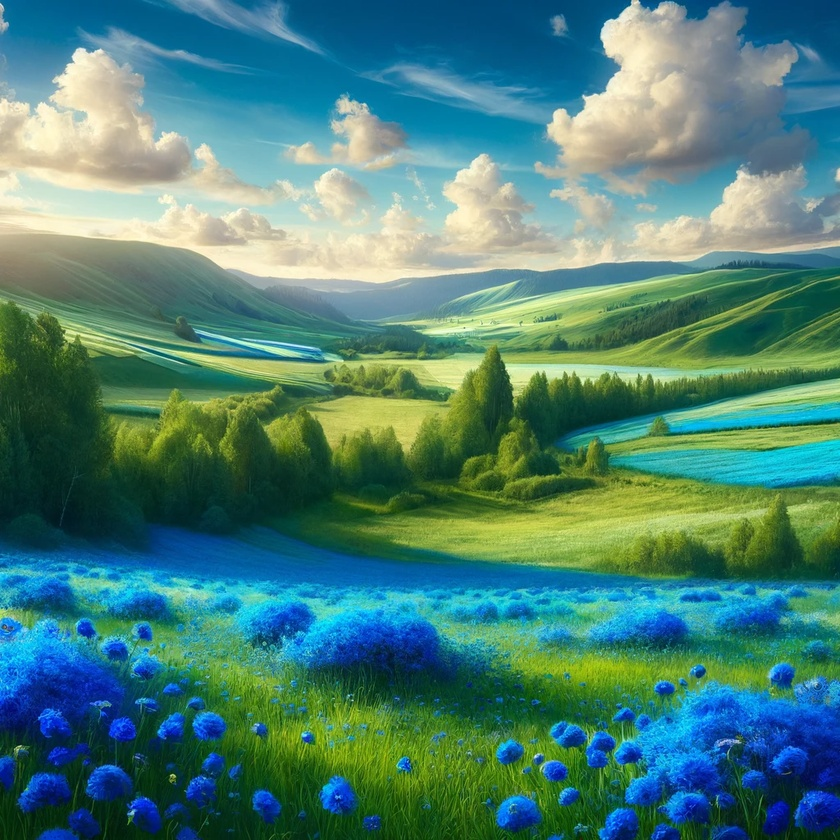
#> input picture project - 01/test_image.jpg, 840 x 840 px, shrunk from 1024 x 1024 before the run
$ python color_detection.py
#> lines starting #> are read from the running program, lines starting #| are printed output that depends on the picture; after the words box and inside, x2 and y2 are one past the last pixel; in counts of white or black regions, pixels touching at a corner belong together
import cv2
import numpy as np

# Görüntüyü yükle
image = cv2.imread('test_image.jpg')  # 'images/test_image.jpg' konumundaki dosyayı açar
#> image is the input picture: shape (840, 840, 3); mean B, G, R 118.5, 128.9, 76.2

# RGB'den HSV'ye dönüştür
hsv_image = cv2.cvtColor(image, cv2.COLOR_BGR2HSV)
#> hsv_image: shape (840, 840, 3); mean H, S, V 72.7, 159.5, 147.2

# Mavi renk aralığı tanımla
lower_blue = np.array([100, 150, 50])
upper_blue = np.array([140, 255, 255])

# Belirlenen renk aralığında maske oluştur
mask = cv2.inRange(hsv_image, lower_blue, upper_blue)
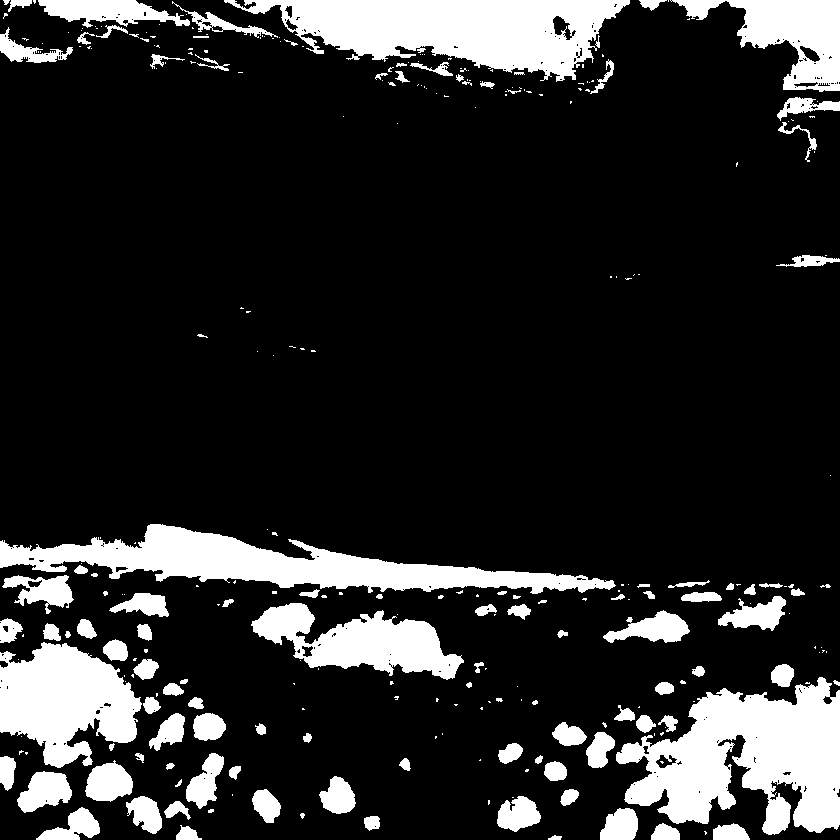
#> mask: shape (840, 840); 16.6% white; 291 white regions (177 under 20 px), largest, box (x1, y1, x2, y2) and area: (616, 677, 840, 835) 20902, (224, 0, 630, 82) 18531, (0, 524, 616, 594) 16645

# Maskeyi orijinal görüntü ile birleştir
result = cv2.bitwise_and(image, image, mask=mask)
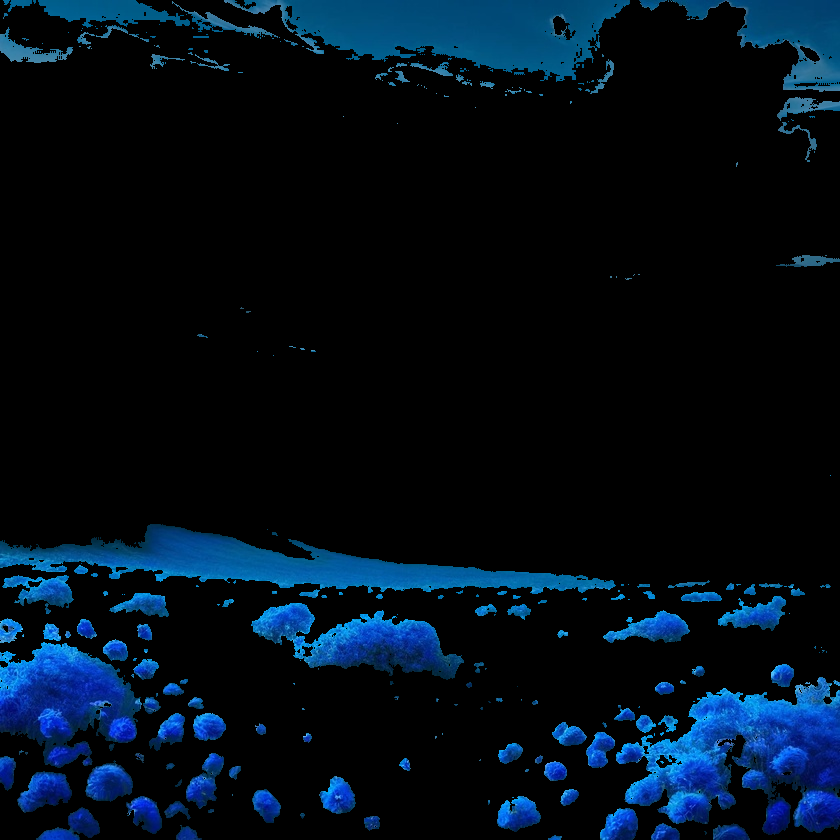
#> result: shape (840, 840, 3); mean B, G, R 25.5, 13.6, 1.5

# Sonuçları göster
cv2.imshow('Original Image', image)
cv2.imshow('Mask', mask)
cv2.imshow('Detected Blue Color', result)

cv2.waitKey(0)
cv2.destroyAllWindows()

$ run again, with project - 01/img1.png saved as project - 01/test_image.jpg
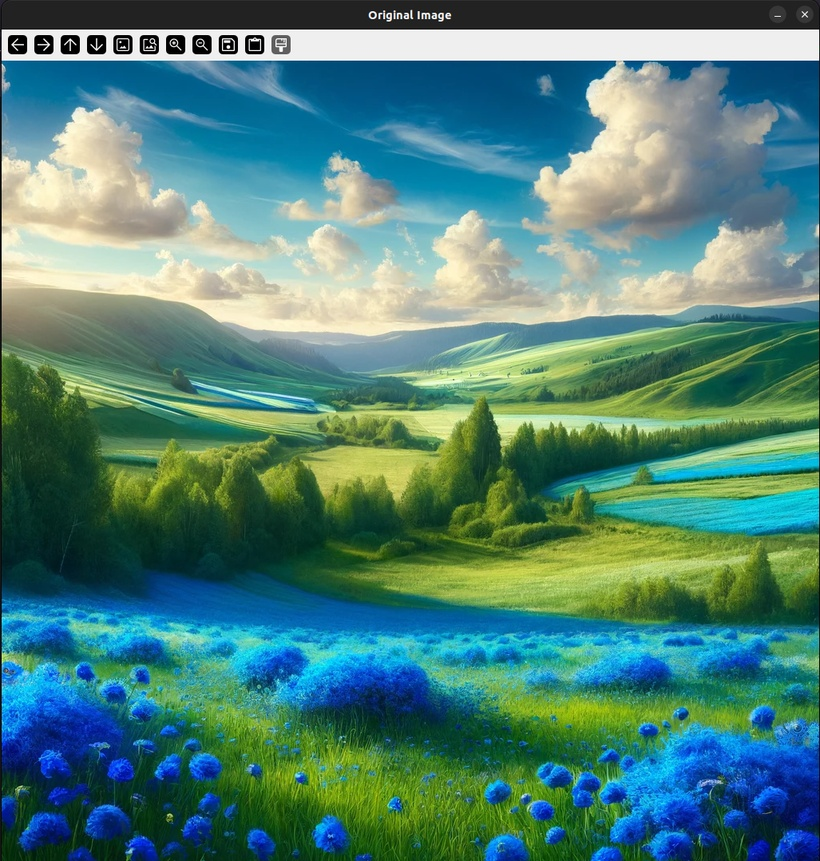
#> input picture project - 01/img1.png, 820 x 861 px, shrunk from 1027 x 1079 before the run
#> image is the input picture: shape (861, 820, 3); mean B, G, R 120.1, 129.8, 80.8
#> hsv_image: shape (861, 820, 3); mean H, S, V 68.7, 147.2, 146.7
#> `mask = cv2.inRange(hsv_image, lower_blue, upper_blue)`:
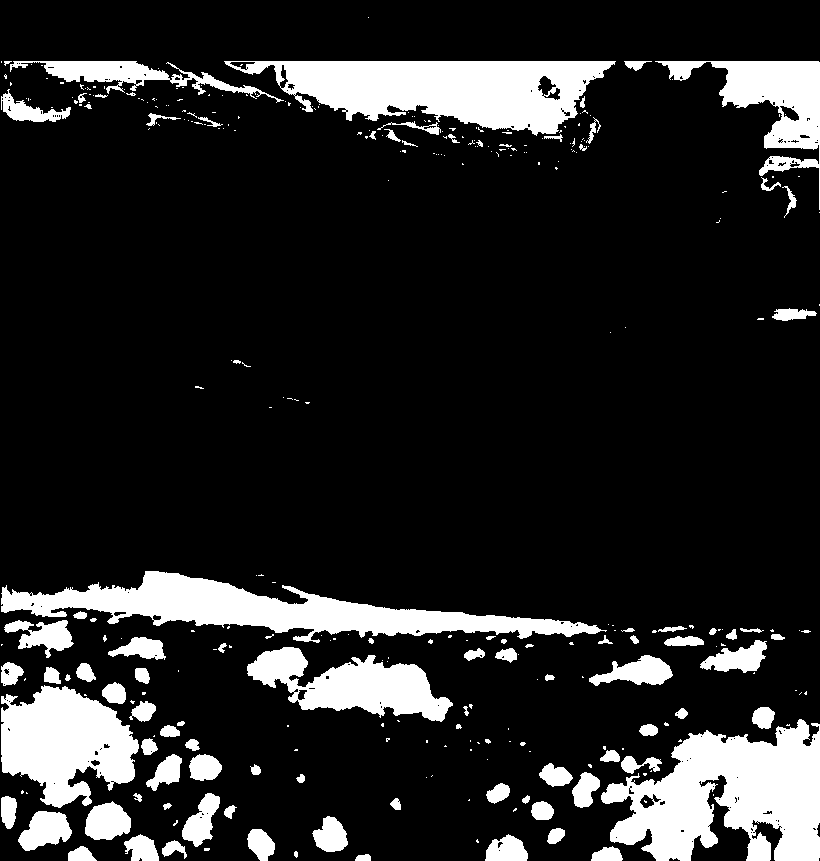
#> mask: shape (861, 820); 15.3% white; 328 white regions (227 under 20 px), largest, box (x1, y1, x2, y2) and area: (601, 719, 820, 861) 19399, (224, 61, 616, 136) 17230, (1, 571, 607, 643) 16030
#> `result = cv2.bitwise_and(image, image, mask=mask)`:
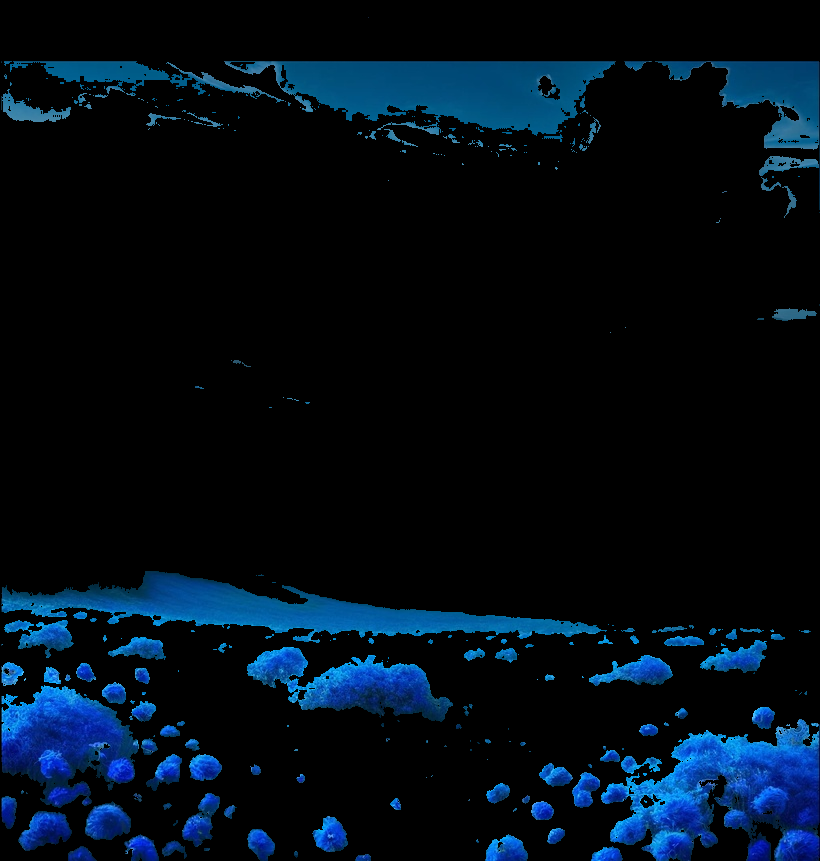
#> result: shape (861, 820, 3); mean B, G, R 23.5, 12.6, 1.4
